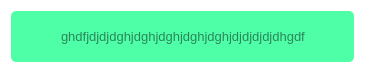
<?xml version="1.0" encoding="UTF-8"?>
<ui version="4.0">
 <class>success_msg</class>
 <widget class="QDialog" name="success_msg">
  <property name="geometry">
   <rect>
    <x>0</x>
    <y>0</y>
    <width>365</width>
    <height>70</height>
   </rect>
  </property>
  <property name="windowTitle">
   <string>Dialog</string>
  </property>
  <property name="styleSheet">
   <string notr="true">*{
	border:none;
	background-color: transparent;
	padding:0;
	margin:0;
}
QFrame {
	background-color: rgb(78, 255, 167);
	border-radius: 5px;
}
#success_msg_text{
	color: rgb(41, 135, 88);
}</string>
  </property>
  <layout class="QGridLayout" name="gridLayout">
   <item row="0" column="0">
    <widget class="QFrame" name="success_messageBox">
     <property name="enabled">
      <bool>true</bool>
     </property>
     <property name="minimumSize">
      <size>
       <width>0</width>
       <height>51</height>
      </size>
     </property>
     <property name="maximumSize">
      <size>
       <width>16777215</width>
       <height>51</height>
      </size>
     </property>
     <property name="styleSheet">
      <string notr="true"/>
     </property>
     <property name="frameShape">
      <enum>QFrame::Shape::StyledPanel</enum>
     </property>
     <property name="frameShadow">
      <enum>QFrame::Shadow::Raised</enum>
     </property>
     <layout class="QHBoxLayout" name="horizontalLayout">
      <item>
       <widget class="QLabel" name="logo_success_msg">
        <property name="minimumSize">
         <size>
          <width>35</width>
          <height>35</height>
         </size>
        </property>
        <property name="maximumSize">
         <size>
          <width>35</width>
          <height>35</height>
         </size>
        </property>
        <property name="text">
         <string/>
        </property>
        <property name="pixmap">
         <pixmap resource="../ico.qrc">:/png/icons/check.png</pixmap>
        </property>
        <property name="scaledContents">
         <bool>true</bool>
        </property>
       </widget>
      </item>
      <item>
       <widget class="QLabel" name="success_msg_text">
        <property name="font">
         <font>
          <pointsize>10</pointsize>
         </font>
        </property>
        <property name="text">
         <string>ghdfjdjdjdghjdghjdghjdghjdghjdjdjdjdjdhgdf</string>
        </property>
       </widget>
      </item>
      <item alignment="Qt::AlignmentFlag::AlignTop">
       <widget class="QPushButton" name="close_success_messageBox">
        <property name="minimumSize">
         <size>
          <width>21</width>
          <height>21</height>
         </size>
        </property>
        <property name="maximumSize">
         <size>
          <width>21</width>
          <height>21</height>
         </size>
        </property>
        <property name="styleSheet">
         <string notr="true">QPushButton{
	padding:15px;
	border:0;
}
</string>
        </property>
        <property name="text">
         <string/>
        </property>
        <property name="icon">
         <iconset resource="../ico.qrc">
          <normaloff>:/png/icons/cancel.png</normaloff>:/png/icons/cancel.png</iconset>
        </property>
        <property name="iconSize">
         <size>
          <width>10</width>
          <height>10</height>
         </size>
        </property>
       </widget>
      </item>
     </layout>
    </widget>
   </item>
  </layout>
 </widget>
 <resources>
  <include location="../ico.qrc"/>
 </resources>
 <connections/>
</ui>
